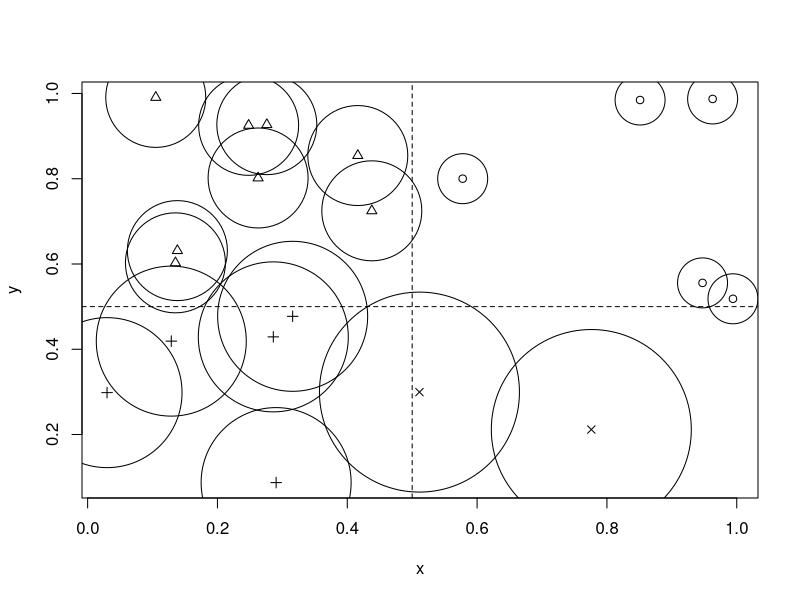
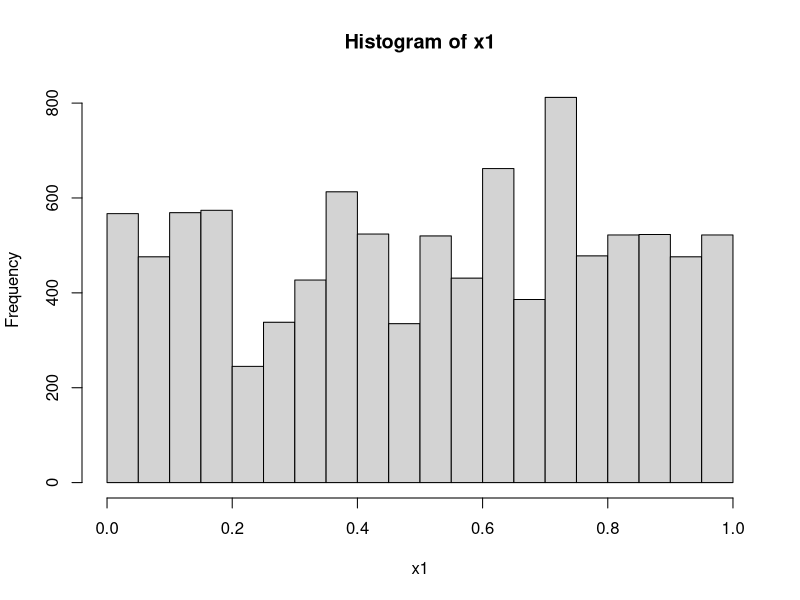
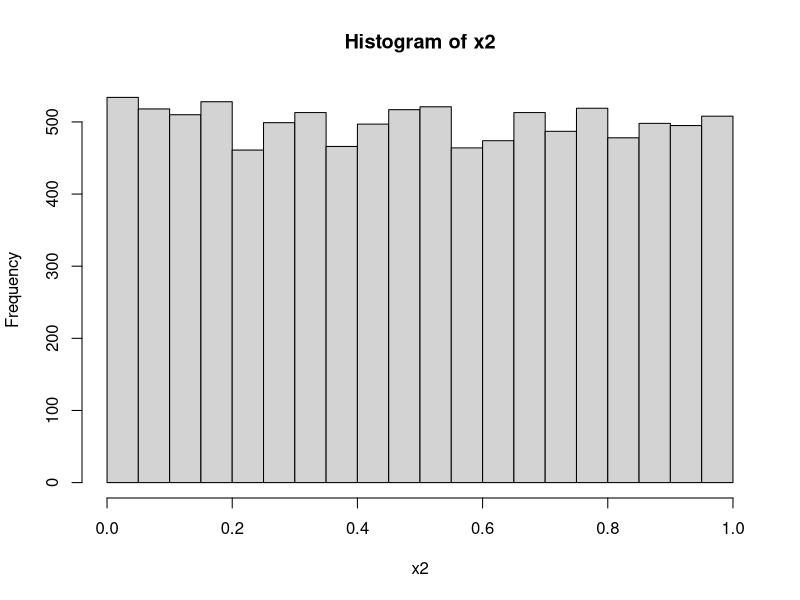
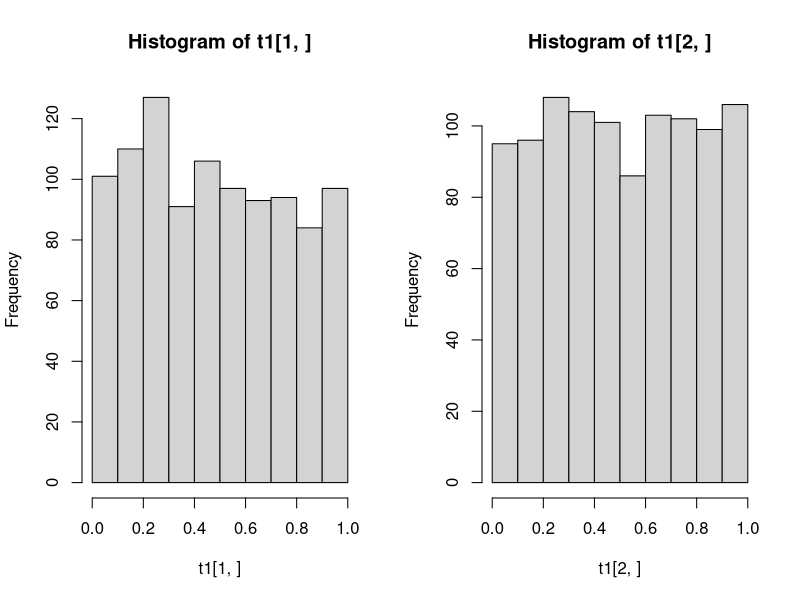
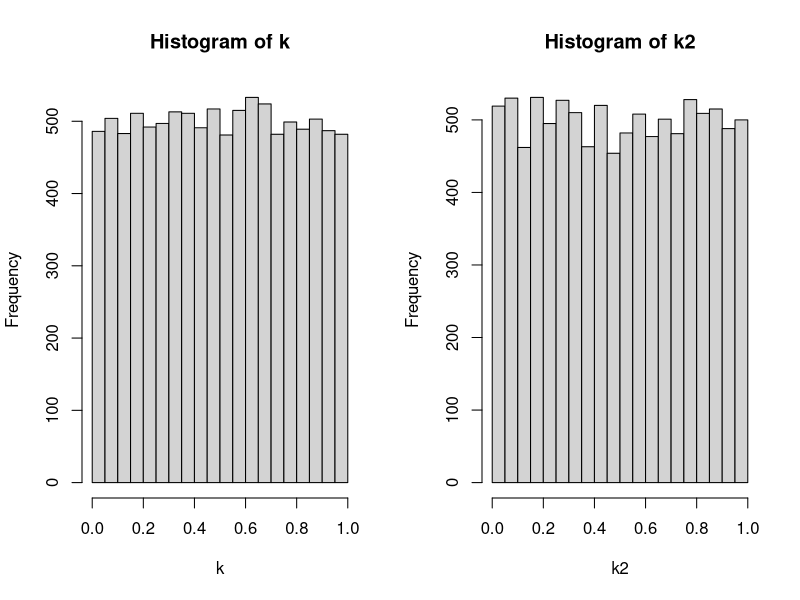
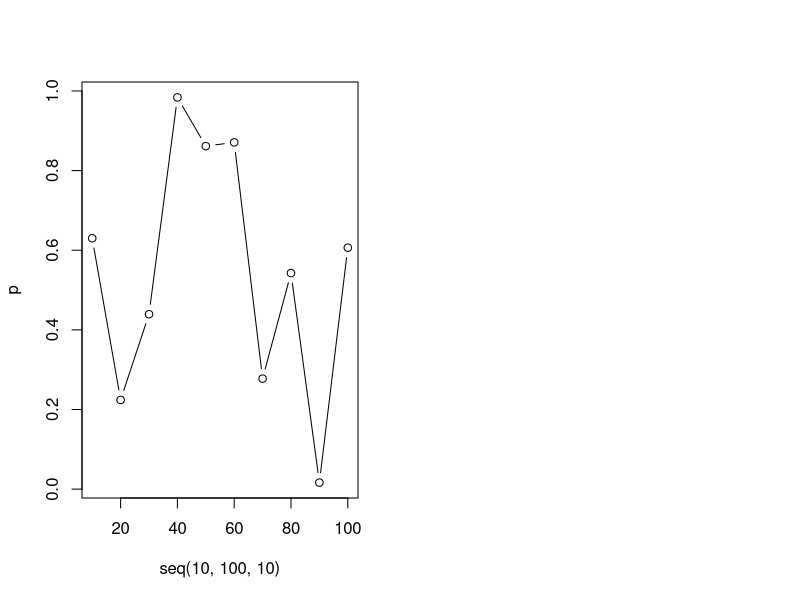

Write the R code that produced these figures, in order.
##-HW1-################
#1(a)
rep(seq(0,4), each = 5)

#1(b)
seq(1:5) + rep(0:4, each = 5)

#1(C) 
x <- c("red","yellow","blue","green","magenta","cyan")
i <- seq(1:3) + rep(0:3, each = 3)
x[i]


#2(a)-################
library(spatstat)

mindist <- function(x, y){
 min(nndist(x, y))
}

x <- runif(20)
y <- runif(20)
mindist(x, y)

#2(b)
grid <- function(x){
  if(x[1] > 0.5 && x[2] > 0.5){index <- 1
  }else if(x[1] < 0.5 && x[2] > 0.5){index <- 2
  }else if(x[1] < 0.5 && x[2] < 0.5){index <- 3
  }else {index <- 4}
}
xy <- rbind(x,y)
index <- apply(xy, 2, grid)

plot(x, y, pch=index)
abline(h = 0.5, v = 0.5, lty=2)

#2(c)
symbols(x, y, circles = index, add = T)


#3-################
gcd = function(a,b){
  if (b==0) a else gcd(b, a %% b) 
}

lcm = function(c,d){
  return(c * d / gcd(c,d)) 
}


#4(a)-################
midsqur <- function(seed,times){
  numvector <- NULL
  for(i in 1:times){
    num <- seed * seed
    seed <- (num%/%1000) %% 1000000
    numvector <- c(numvector, seed)
  }
  numvector <- (numvector / 10^6)
  return(numvector)
}

x <- ceiling(runif(1, 0, 999999)) 
x1 <- midsqur(x, 10000)
hist(x1)
ks.test(x1, y = "punif")

for(i in 1:length(x1)){
  y <- x1[i] - x1
  yc <- x1[which(y == 0)]
}
table(yc)


#4(b)
x1 <- 0.6
x2 <- 0
for (i in 1:10000){
  x1 <- (69069*x1) %% 2^32
  x2 <- c(x2, x1)
}
x2 <- x2[-1] / 2^32
hist(x2)

v <- floor(x2 * 10) 
chisq.test(table(v))
ks.test(x2, y = "punif")


#4(c)
xi <- rnorm(1, 0, 1)
yi <- rnorm(1, 0, 1)
zi <- rnorm(1, 0, 1)
vector <- NULL

for (j in 1:10000) {
  xi <- (171*xi) %% 30269
  yi <- (172*yi) %% 30307
  zi <- (170*zi) %% 30323
  ui <- ((xi/30269) + (yi/30307) + (zi/30323)) %% 1
  vector <- c(vector, ui)
}

v <- floor(x2 * 10) 
chisq.test(table(v))
ks.test(vector, y = "punif")


#5(a)-################
t1 <- NULL
be <- 10000/15
for (i in 1:1000) {
  a1 <- sample(c(1:15), 10000, T)
  a2 <- ceiling(15 * runif(10000))
  b1 <- table(a1)
  b2 <- table(a2)
  c1 <- sum((b1-be)^2 / be)
  c2 <- sum((b2-be)^2 / be)
  d1 <- pchisq(c1, 14)
  d2 <- pchisq(c2, 14)
  t1 <- cbind(t1,c(d1,d2))
}
par(mfrow = c(1, 2))
hist(t1[1,])
hist(t1[2,])

v1 <- table(floor(t1[1,] * 10))
chisq.test(v1)
v2 <- table(floor(t1[2,] * 10))
chisq.test(v2)

#5(b)
casio <- function(seed, times){
  phi <- (1+sqrt(5)) / 2
  uvector <- NULL
  for(i in 1:times){
    seed <- ((phi+seed)^5) %% 1
    uvector <- c(uvector,seed)
  }
  return(uvector)
}

casio2 <- function(seed,times){
  uvector <- NULL
  for(i in 1:times){
    seed <- ((sqrt(2)+seed)^5) %% 1
    uvector <- c(uvector,seed)
  }
  return(uvector)
}

l <- runif(1, 0, 1)
k <- casio(l, 10000)
k2 <- casio2(l, 10000)
par(mfrow = c(1, 2))
hist(k)
hist(k2)

v1 <- floor(k * 10)
chisq.test(table(v1))
v2 <- floor(k2 * 10)
chisq.test(table(v2))

#6
fibonacci <- function(seed,n){ 
  m=length(seed)-1 #seed is a vector
  #m隨seed的元素個數變化
  #-1的目的從最後一個數開始加
  for (j in 1:n) { 
    x=(seed[j]+seed[j+m]) %% 1
    seed=c(seed,x)
  }
  return(seed[-c(1:(m+1))])
}

p<-NULL
for(i in 1:10){
  k<-runif(10*i, 0, 1)
  k<-fibonacci(k,10000)
  pvector<-chisq.test(table(ceiling(k*10)/10))$p.value
  p<-c(p,pvector)
}

plot(seq(10, 100, 10), p, type = "b")
 
p<-NULL
pid<-NULL
for(i in 1:10){
  k<-runif(10*i, 0, 1)
  k<-fibonacci(k,10000)
  pvector<-chisq.test(table(ceiling(k*10)/10))$p.value
  p<-c(p,pvector)
  mat<-matrix(k[-1],ncol=3333,byrow=F)
  mat2<-apply(mat,2,rank)
  mat3<-mat2[1,]*100+mat2[2,]*10+mat2[3,]
  pidvector<-1-pchisq(sum((table(mat3)-555.5)^2/555.5),18)
  pid<-c(pid,pidvector)
}
